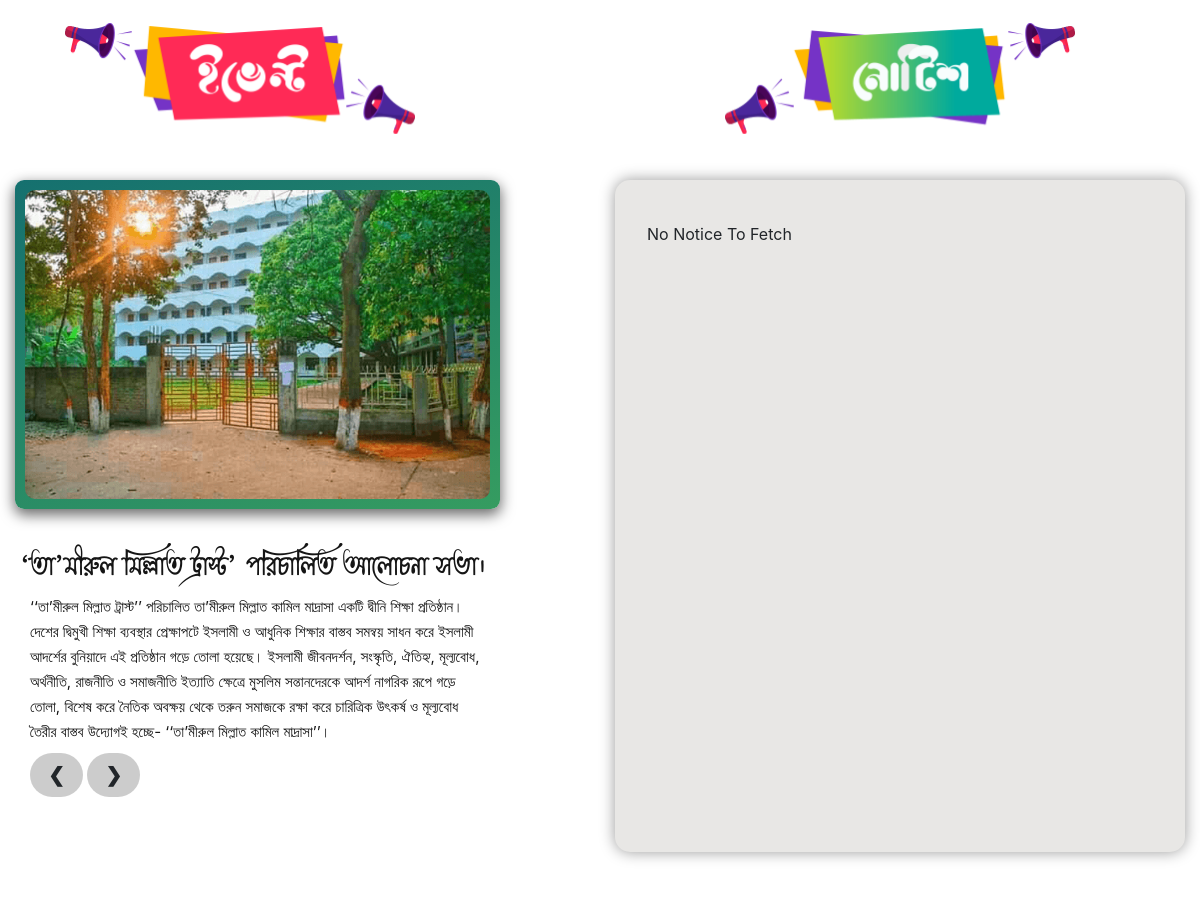
Before: / (middle part) with the older database file.
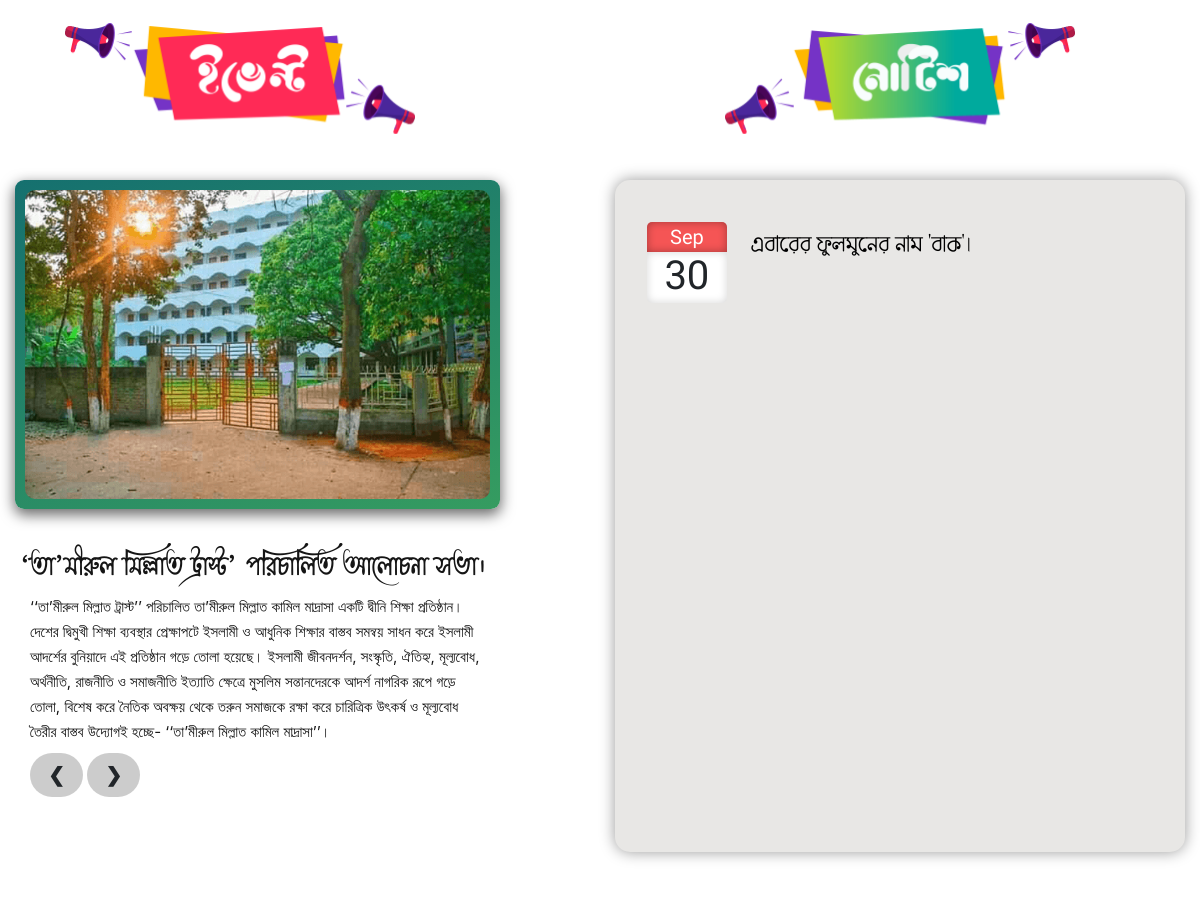
After: the same page with the newer database file.
### tables this page shows
CREATE TABLE `notices` (
  `id` int(11) NOT NULL,
  `Title` varchar(100) NOT NULL,
  `Files` varchar(100) NOT NULL,
  `mydate` timestamp NULL DEFAULT NULL
);

### noticefunc.php (the view, shortened to what this page needs)
<?php
function getnotice(){
	require("Notice_board/includes/db.php");
	$sql="SELECT `Title` , `Files`, `mydate`, DAY(mydate) AS `day`, SUBSTR(MONTHNAME(mydate),1,3) AS `month` FROM notices ORDER BY id DESC LIMIT 12";
	if ($result=mysqli_query($con,$sql))
	{
		$rowcount=mysqli_num_rows($result);
		if ($rowcount==0) {
			echo 'No Notice To Fetch';
		}
		foreach ($result as $notices => $ns) {
			echo '<div class="event_item ">
                    <div class="dates">
                        <p>'.$ns['month'].'</p>
                        <h1>'.$ns['day'].'</h1>
                    </div>
                    <div class="events">
                        <a href="Notice_board/'.$ns['Files'].'" target="_blank"><p>'.$ns['Title'].'
                        </p></a>
                    </div>
                  </div>';
		}
	}
}
?>

### index.php (shortened to what this page needs)
<?php
require("noticefunc.php");
?>
<!DOCTYPE HTML>
<html lang="en-US">
<head>
    <link rel="stylesheet" href="https://maxcdn.bootstrapcdn.com/bootstrap/4.3.1/css/bootstrap.min.css">
    <link rel="stylesheet" href="css/owl1.css">
    <link rel="stylesheet" href="css/owl2.css">
    <link rel="stylesheet" href="css/aos.css" />
    <link rel="stylesheet" href="css/magnific-popup.css" />
    <link rel="stylesheet" href="style.css" />
    <link rel="stylesheet" href="css/responsive.css" />
    <link rel="stylesheet" href="css/font.css" />
    <link rel="stylesheet" href="css/simplebar.css" />
    <link rel="stylesheet" href="css/slidetype.css">
</head>
<body>
    <section>
        <div class="wrap bg2">
            <div class="container">
                <div class="row">
                    <div class="col-lg-6" data-aos="fade-up">
                        <div class="confetti2">
                            <img src="img/enent.png" class="forimagmargin" alt="">
                        </div>
                        <div class="slideshow-container">
                            <div class="mySlides">
                                <div class="cover_slidrr_img">
                                    <img src="img/slider%20(1).png" alt="">
                                </div>
                                <h1>‘তা’মীরুল মিল্লাত ট্রাস্ট’ পরিচালিত আলোচনা সভা।</h1>
                                <p>‘‘তা’মীরুল মিল্লাত ট্রাস্ট’’ পরিচালিত তা’মীরুল মিল্লাত কামিল মাদ্রাসা একটি দ্বীনি শিক্ষা প্রতিষ্ঠান। দেশের দ্বিমুখী শিক্ষা ব্যবস্থার প্রেক্ষাপটে ইসলামী ও আধুনিক শিক্ষার বাস্তব সমন্বয় সাধন করে ইসলামী আদর্শের বুনিয়াদে এই প্রতিষ্ঠান গড়ে তোলা হয়েছে। ইসলামী জীবনদর্শন, সংস্কৃতি, ঐতিহ্য, মূল্যবোধ, অর্থনীতি, রাজনীতি ও সমাজনীতি ইত্যাতি ক্ষেত্রে মুসলিম সন্তানদেরকে আদর্শ নাগরিক রূপে গড়ে তোলা, বিশেষ করে নৈতিক অবক্ষয় থেকে তরুন সমাজকে রক্ষা করে চারিত্রিক উৎকর্ষ ও মূল্যবোধ তৈরীর বাস্তব উদ্যোগই হচ্ছে- ‘‘তা’মীরুল মিল্লাত কামিল মাদ্রাসা’’।</p>
                            </div>
                            <a class="prev" onclick="plusSlides(-1)">❮</a>
                            <a class="next" onclick="plusSlides(1)">❯</a>
                        </div>
                    </div>
                    <div class="col-lg-6 fororder" data-aos="fade-up" data-aos-offset="50">
                        <div class="confetti2">
                            <img src="img/notice%20(1).png" class="forimagmargin22" alt="">
                        </div>
                        <div class="tab">
                            <div class="all_events " id="scoll" data-simplebar data-simplebar-auto-hide="false">
                                <?php getnotice(); ?>
                            </div>
                        </div>
                    </div>
                </div>
            </div>
        </div>
    </section>
</body>
</html>

### style.css (style rules this page uses)
* { margin: 0; padding: 0; transition: 0.1s; }
html { scroll-behavior: smooth; }
.wrap { max-width: 100%; display: block; margin: 0 auto; }
.container { max-width: 1270px; }
.bg2 { padding: 70px 0px; }
.confetti2 img { z-index: 3; position: relative; margin: 0 auto; display: block; width: 350px; margin-top: 25px; margin-bottom: 46px; }
.confetti2 .forimagmargin { margin-left: 50px; }
.slideshow-container { position: relative; max-width: 485px; }
.mySlides { display: none; animation: slide 0.7s ease; }
.mySlides img { width: 100%; border-radius: 10px; }
.cover_slidrr_img { background-image: linear-gradient(160deg, #15706F, #359C60); padding: 10px; border-radius: 9px; box-shadow: 0px 5px 14px 1px hsla(0, 0%, 0%, 0.51); box-shadow: 0px 5px 14px 1px #00000094; }
.prev, .next { cursor: pointer; font-weight: bold; font-size: 20px; user-select: none; padding: 10px 18px; border-radius: 100px; background-color: rgba(0, 0, 0, 0.2); margin-left: 15px; }
.next { margin-left: 0; }
.bg2 .slideshow-container h1 { font-family: "Kalpana UNICODE"; font-size: 29px; margin-top: 42px; color: #151515; padding: 0px 5px; }
.bg2 .slideshow-container p { font-size: 15px; padding: 0px 15px; line-height: 25px; color: #151515; }
.all_events { width: 100%; height: 42pc; background: #E8E7E5; padding: 20px; border-radius: 15px; box-shadow: 0px 0px 15px 0px hsla(0, 0%, 0%, 0.51); box-shadow: 0px 0px 15px 0px #0006; padding-left: 32px; border: 22px solid #E8E7E5; border-left: 0; border-right: 0; }
.event_item { margin-bottom: 10px; display: flex; }
.event_item .dates { text-align: center; }
.event_item .dates p { font-family: 'Dosis', sans-serif; display: block; background: #F55555; color: #fff; font-size: 20px; margin-bottom: 0; padding: 0px 23px; border-top-left-radius: 5px; border-top-right-radius: 5px; text-transform: capitalize; box-shadow: 0px 0px 9px 0px #00000054 inset; }
.event_item .dates h1 { font-family: 'Dosis', sans-serif; background: #fff; border-bottom-left-radius: 5px; border-bottom-right-radius: 5px; box-shadow: 0px 0px 8px 0px #0000002b inset; padding-bottom: 3px; }
.event_item .events { padding: 5px 24px; padding-right: 10px; }
.event_item .events p { font-family: "BishnuUni"; font-size: 21px; }
.event_item .events a { text-decoration: none; color: #000; }

### css/simplebar.css (style rules this page uses)
[data-simplebar] { position: relative; flex-direction: column; flex-wrap: wrap; justify-content: flex-start; align-content: flex-start; align-items: flex-start; }

Changed rows visible on the page:
added notices: month "Sep", day "30", Title "এবারের ফুলমুনের নাম 'বাক'।"
Other visible differences:
text no longer shown: "No Notice To Fetch"
